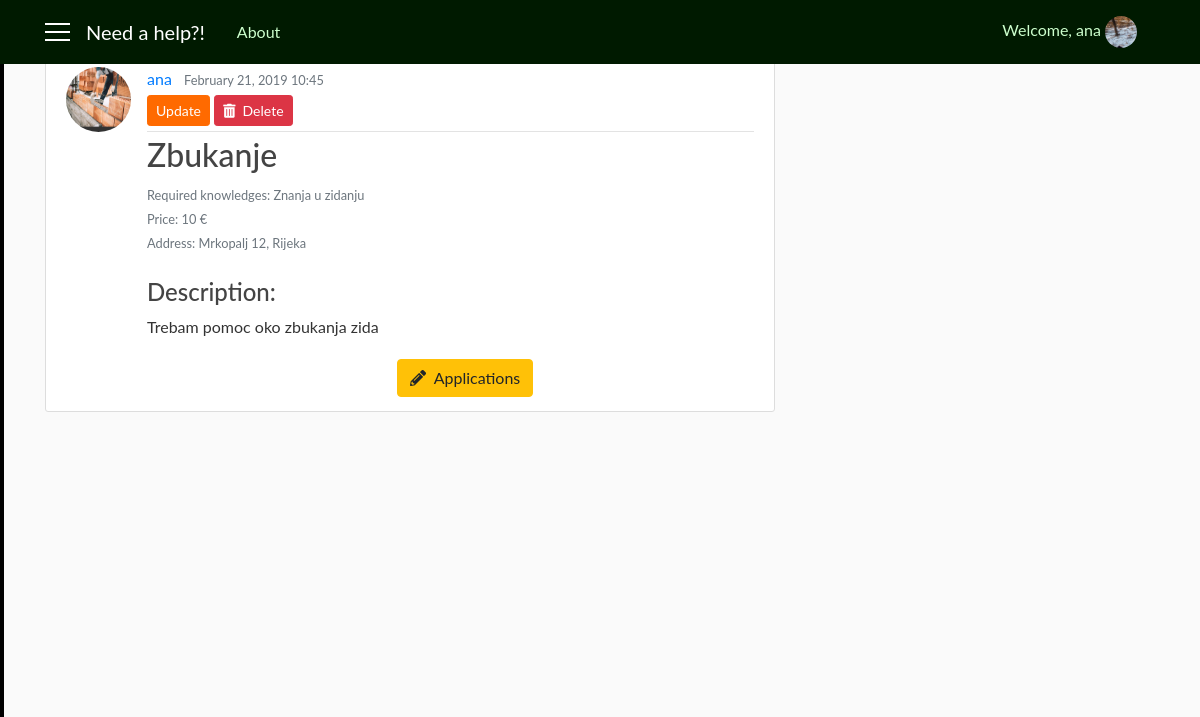
The app's page /request/12/ (signed in), older data.
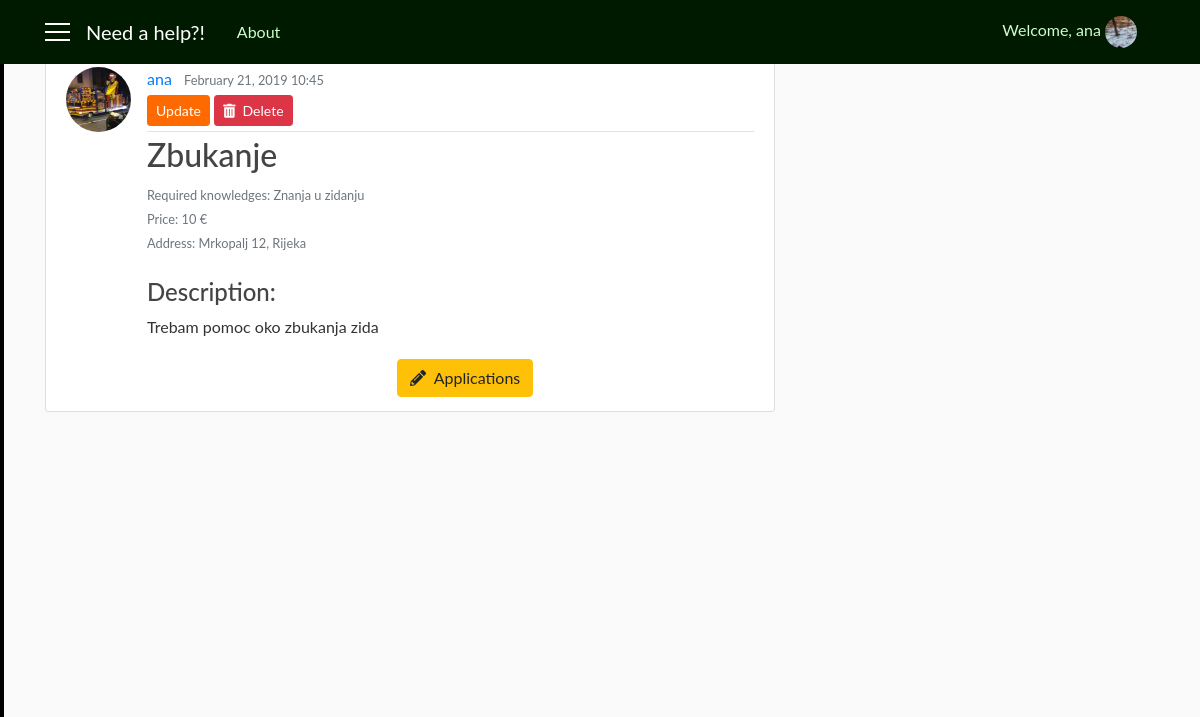
The same page, newer data.
### user/models.py (models this page shows, shortened)
class Profile(models.Model):
    user = models.OneToOneField(User, on_delete=models.CASCADE)
    gender = models.CharField(max_length=10, choices=GENDER, default='male')
    address = models.CharField(max_length=30, blank=True)
    birth_date = models.DateField(null=True, blank=True)
    phone_number = models.CharField(max_length=100, blank=True)
    costs = models.IntegerField(default=100)
    role = models.CharField(max_length=15, choices=ROLES, default='client')
    profession = models.CharField(max_length=250, choices=PROFESSION, default='Other')
    knowledges = models.TextField(max_length=1000, blank=True)
    photo = models.ImageField(default='default_user.jpg', upload_to='profile_user')

class Requests(models.Model):
    user = models.ForeignKey(User, on_delete=models.CASCADE)
    job_title = models.CharField(max_length=30, blank=True)
    required_knowledges = models.TextField(max_length=1000, default='-')
    price = models.IntegerField(default=10)
    address = models.CharField(max_length=30, blank=True)
    job_description = models.TextField(max_length=1000, blank=True)
    date = models.DateTimeField(auto_now_add=True)
    photo = models.ImageField(default='default_request.jpg', upload_to='requests_user')

### need_a_help_app/views.py (the view)
# urls.py: path('request/<int:pk>/', views.RequestDetailView.as_view(), name='request_detail'),
class RequestDetailView(LoginRequiredMixin, DetailView):
    model = Requests

### user/templates/user/requests_detail.html
{% extends 'need_a_help_app/base.html' %}
{% block content %}
    <article class="media content-section">
        <img class="rounded-circle article-img" src="{{ object.photo.url }}">
          <div class="media-body">
            <div class="article-metadata">
              <a class="mr-2" href="{% url 'info' object.user.id %}">{{ object.user }}</a>
              <small class="text-muted">{{ object.date|date:'F d, Y H:i' }}</small>
                {% if object.user == user %}
                    <div>
                        <a href="{% url 'request_update' object.id %}" class="btn btn-secondary btn-sm mt-1 mb-1">Update</a>
                        <a href="{% url 'request_delete' object.id %}" class="btn btn-danger btn-sm mt-1 mb-1"><i class="fas fa-trash-alt"></i>&nbsp Delete</a>
                    </div>
                {% endif %}
            </div>
            <h2 class="article-title">{{ object.job_title }}</h2>
            <small class="text-muted">Required knowledges: {{ object.required_knowledges }}</small><br>
            <small class="text-muted">Price: {{ object.price }} €</small><br>
            <small class="text-muted">Address: {{ object.address }}</small><br><br>
            <h4>Description:</h4>
            <p class="article-content">{{ object.job_description }}</p>
            {% if object.user == user %}
                <a href="#" class="btn btn-warning mt-1 mb-1" style="margin-left: 250px"><i class="fas fa-pencil-alt"></i>&nbsp Applications</a>
            {% else %}
                <a href="#" class="btn btn-warning mt-1 mb-1" style="margin-left: 250px"><i class="fas fa-pencil-alt"></i>&nbsp Applications</a>
                <a href="#" class="btn btn-outline-success mt-1 mb-1"><i class="far fa-check-square"></i>&nbsp Apply</a>
            {% endif %}
          </div>
    </article>
{% endblock %}

### need_a_help_app/templates/need_a_help_app/base.html (shortened to what this page needs)
{% load static %}
<!DOCTYPE html>
<html>
    <head>
        <link rel="stylesheet" href="https://maxcdn.bootstrapcdn.com/bootstrap/4.0.0/css/bootstrap.min.css">
        <link rel="stylesheet" href="https://use.fontawesome.com/releases/v5.7.2/css/all.css">
        <link rel="stylesheet" type="text/css" href="{% static 'need_a_help_app/style.css' %}">
    </head>
    <body>
      <div id="wrapper">
          {% if user.is_authenticated and user.profile.role == 'client' %}
            <div id="sidebar-wrapper">
                <ul class="sidebar-nav">
                    <div class="list-group">
                      <a class="list-group-item sb" href="{% url 'main' %}">&nbsp; Home</a>
                      <a class="list-group-item sb" href="{% url 'info' user.id %}">&nbsp; My profile</a>
                      <a class="list-group-item sb" href="#">&nbsp; Messages</a>
                      <a class="list-group-item sb" href="{% url 'profile' %}">&nbsp; Settings</a>
                      <a class="list-group-item sb" href="{% url 'favorites' %}">&nbsp; My favourites</a>
                      <a class="list-group-item sb" href="{% url 'logout' %}">&nbsp Logout</a>
                    </div>
                </ul>
            </div>
          {% endif %}
          <header class="site-header">
            <nav class="navbar navbar-expand-md navbar-dark bg-steel fixed-top">
              <div class="container">
                {% if user.is_authenticated %}
                  <a href='#' id='menu-toggle'><div class='menu-icon'></div>
                                  <div class='menu-icon'></div>
                                  <div class='menu-icon'></div></a>
                  <a class="navbar-brand mr-4 ml-3" href="{% url 'main' %}">Need a help?!</a>
                {% else %}
                  <a class="navbar-brand mr-4" href="#">Need a help?!</a>
                {% endif %}
                <div class="collapse navbar-collapse" id="navbarToggle">
                  <div class="navbar-nav mr-auto">
                    <a class="nav-item nav-link" href="{% url 'home' %}">About</a>
                  </div>
                  <div class="navbar-nav">
                    {% if user.is_authenticated %}
                      <span class="nav-item nav-link">Welcome, {{ user.username }} <a href="{% url 'info' user.id %}"><img class="rounded-circle navbar-img" src="{{ user.profile.photo.url }}"></a></span>
                    {% else %}
                      <a class="nav-item nav-link" href="{% url 'login' %}">Login</a>
                      <a class="nav-item nav-link" href="{% url 'register' %}">Register</a>
                    {% endif %}
                  </div>
                </div>
              </div>
            </nav>
          </header>
          <div id="page-content-wrapper">
            <main role="main" class="container">
              <div class="row">
                <div class="col-sm-8">
                  {% block content %}{% endblock %}
                </div>
              </div>
            </main>
          </div>
    </div>
    </body>
</html>

### need_a_help_app/static/need_a_help_app/style.css (style rules this page uses)
body { background: #fafafa; color: #333333; margin-top: 56px; font-family: 'Lato'; }
h1, h2, h3, h4, h5, h6 { color: #444444; }
ul { margin: 0; }
.bg-steel { background-color: #001a00; }
.site-header .navbar-nav .nav-link { color: #ccffcc; }
.content-section { background: #ffffff; padding: 10px 20px; border: 1px solid #dddddd; border-radius: 3px; margin-bottom: 20px; }
.article-title { color: #444444; }
.article-content { white-space: pre-line; }
.article-img { height: 65px; width: 65px; margin-right: 16px; }
.article-metadata { padding-bottom: 1px; margin-bottom: 4px; border-bottom: 1px solid #e3e3e3 }
.navbar-img { height: 32px; width: 32px; margin-right: 10px; }
.btn-secondary { background-color: #ff6a00; border-color: #ff6a00; }
.menu-icon { width: 25px; height: 2px; background-color: white; margin: 6px 0; }
.sidebar-nav { padding-left: 0px; color: black; }
#sidebar-wrapper { z-index: 1; position: fixed; width: 0; height: 100%; overflow-y: hidden; background-color: black; border: 2px solid black; }
#page-content-wrapper { width: 100%; position: static; padding: 0; }

Row changes from the older to the newer data that the page shows:
changed Requests "Zbukanje": photo: picture added in place of a placeholder
